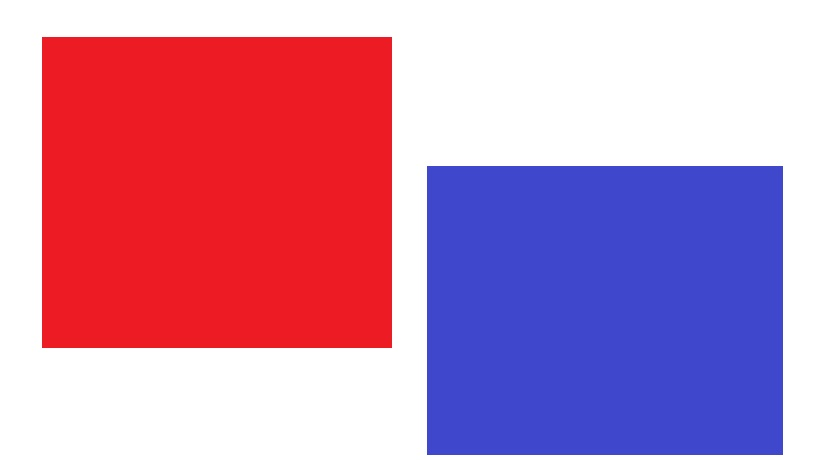
#> input picture pract-3/native.jpg, 819 x 460 px
$ jupyter execute index-LKP.ipynb
#> lines starting #> are read from the running program, lines starting #| are printed output that depends on the picture; after the words box and inside, x2 and y2 are one past the last pixel; in counts of white or black regions, pixels touching at a corner belong together
#### Impor libraries

[cell 1]
import numpy as np
import cv2 as cv

#### Membaca file citra digital

[cell 2]
img_rgb = cv.imread('native.jpg')
#> img_rgb is the input picture: shape (460, 819, 3); mean B, G, R 177.6, 138.9, 197.2

#### Treshold mengambil warna biru saja

[cell 3]
img_ycrcb = cv.cvtColor(img_rgb, cv.COLOR_BGR2HSV)
#> img_ycrcb: shape (460, 819, 3); mean H, S, V 87.5, 113.2, 235.5

lower_red = np.array([110,50,50])
upper_red = np.array([130,255,255])

mask = cv.inRange(img_ycrcb, lower_red, upper_red)
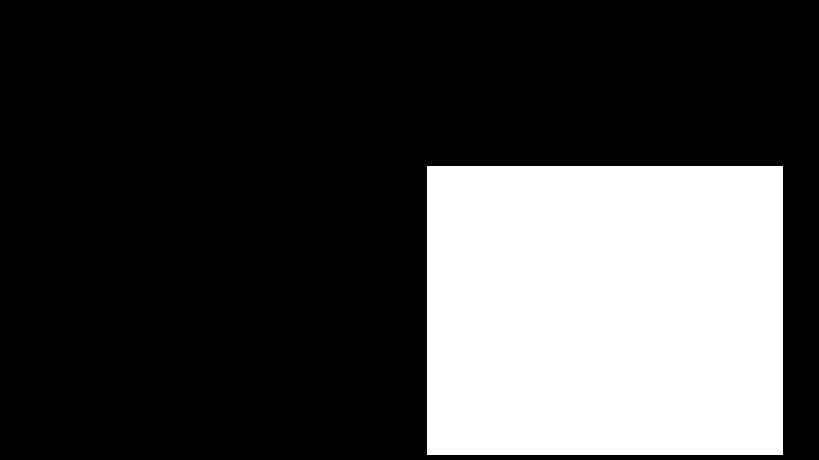
#> mask: shape (460, 819); 27.3% white; 1 white region, box (x1, y1, x2, y2) and area: (427, 166, 783, 455) 102884
res_blue = cv.bitwise_and(img_rgb,img_rgb, mask= mask)
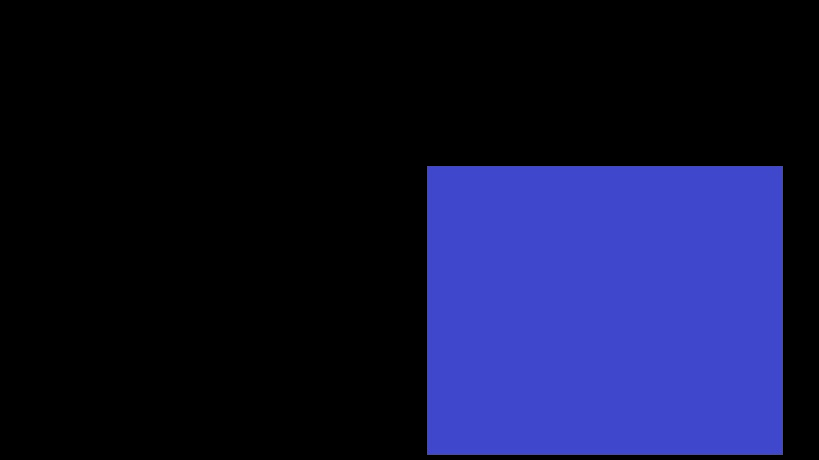
#> res_blue: shape (460, 819, 3); mean B, G, R 55.5, 19.4, 17.2

cv.imshow('img_blue', res_blue)
cv.waitKey(0)
cv.destroyAllWindows()

#### Treshold mengambil merah saja

[cell 4]
img_ycrcb = cv.cvtColor(img_rgb, cv.COLOR_BGR2YCrCb)
#> img_ycrcb: shape (460, 819, 3); mean of channels 0, 1, 2 160.8, 153.9, 137.6

lower_blue = np.array([40,150,50])
upper_blue = np.array([200,255,150])

mask = cv.inRange(img_ycrcb, lower_blue, upper_blue)
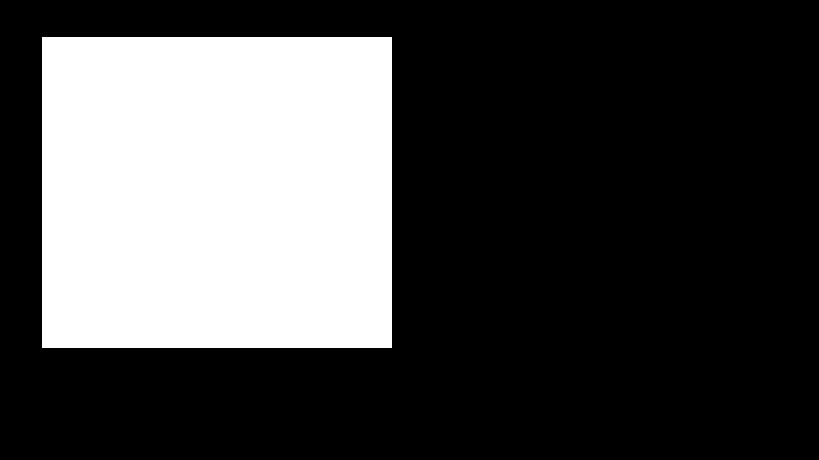
#> mask: shape (460, 819); 28.9% white; 1 white region, box (x1, y1, x2, y2) and area: (42, 37, 392, 348) 108850
res_red = cv.bitwise_and(img_rgb,img_rgb, mask= mask)
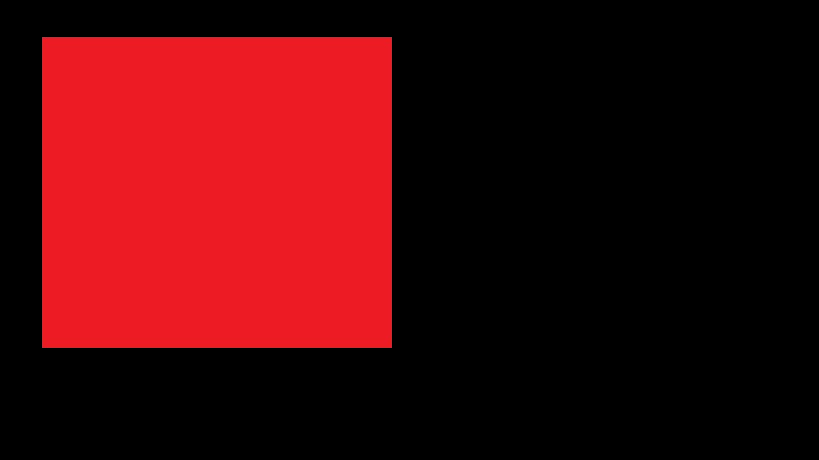
#> res_red: shape (460, 819, 3); mean B, G, R 10.5, 7.9, 68.3

cv.imshow('img_red', res_red)
cv.waitKey(0)
cv.destroyAllWindows()

#### Penyimpanan output citra digital

[cell 5]
cv.imwrite('res_blue.jpg',res_blue)
cv.imwrite('res_red.jpg',res_red)
#> Out = True
